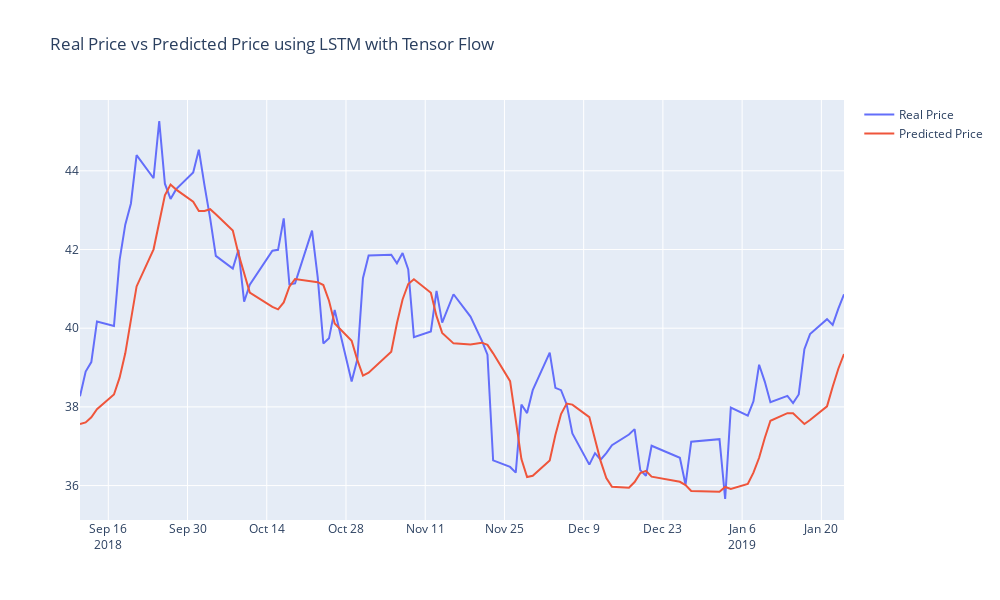

Notebook code for this chart:
### Markdown cell above
### Code Cell 40

### Code cell
trace1 = go.Scatter(x = X_test_rf.index, y = y_test_rf[0],
                   mode = 'lines',
                   name = 'Real Price')

trace2 = go.Scatter(x = X_test_rf.index, y = prediction_tf,
                   mode = "lines",
                   name = "Predicted Price")

layout = go.Layout(title = "Real Price vs Predicted Price using LSTM with Tensor Flow",
                   width = 1000, height = 600)

fig = go.Figure(data = [trace1, trace2], layout = layout)
fig.show()
